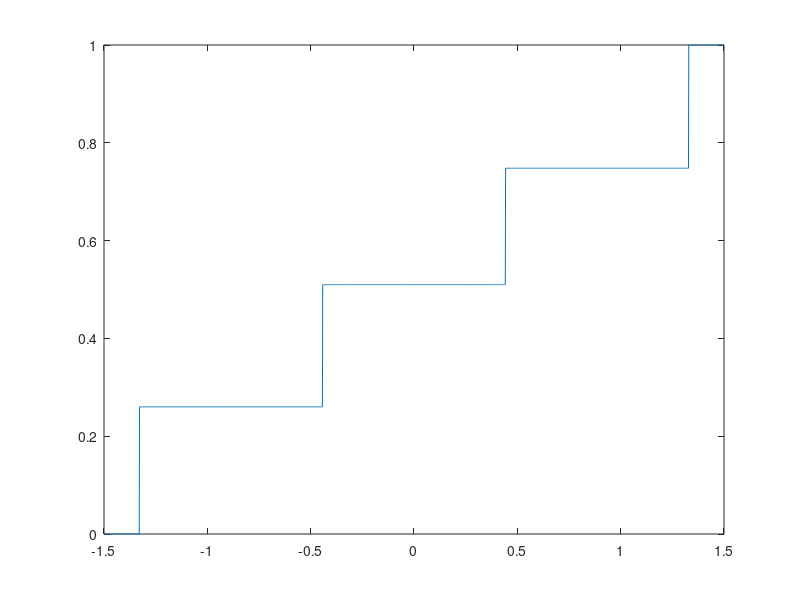

Reproduce this figure in MATLAB. (Note: this script raises an error after producing the figure.)
%% Theoretical F calculation for M-PAM
M=2;
y=[];
b_in = randi([0 M-1], 2000, 1);
x = pammod(b_in, M);
x=x/rms(x);
theoretical_F_2PAM=[];
t_range=linspace(-1.5,1.5,2008);
for t=1:length(t_range)
    temp=x<=t_range(t);
    temp_avg=mean(temp);
    theoretical_F_2PAM(t)=temp_avg;
end
plot(t_range,theoretical_F_2PAM)

M=4;
y=[];
b_in = randi([0 M-1], 2000, 1);
x = pammod(b_in, M);
x=x/rms(x);
theoretical_F_4PAM=[];
t_range=linspace(-1.5,1.5,2008);
for t=1:length(t_range)
    temp=x<=t_range(t);
    temp_avg=mean(temp);
    theoretical_F_4PAM(t)=temp_avg;
end
plot(t_range,theoretical_F_4PAM)
%% Theoretical F calculation for M-QAM
M=4;
b_in = randi([0 1], log2(M)*2000, 1);
x = qammod(b_in, M,'InputType','bit','UnitAveragePower', true);
theoretical_F_4QAM=[];
t_range=linspace(-1.5,1.5,2008);
for t=1:length(t_range)
    temp=x<=t_range(t);
    temp_avg=mean(temp);
    theoretical_F_4QAM(t)=temp_avg;
end
plot(t_range,theoretical_F_4QAM)

M=16;
y=[];
b_in = randi([0 1], log2(M)*2000, 1);
x = qammod(b_in, M,'InputType','bit','UnitAveragePower', true);
theoretical_F_16QAM=[];
t_range=linspace(-1.5,1.5,2008);
for t=1:length(t_range)
    temp=x<=t_range(t);
    temp_avg=mean(temp);
    theoretical_F_16QAM(t)=temp_avg;
end
plot(t_range,theoretical_F_16QAM)
%%
fc=2*10^6;
fs=4*10^6;
Ts=1/fs;
Nm=8000;

SNR_range=0:20;
MQAM_range=[4,16];
MPAM_range=[2,4];
V=[1 0 0 0 0 0; 1 1 0 1 0 1; 1 0 1 0 1 0];
t_range=linspace(-1.5,1.5,2008);
fin_prob=[];
gamma=-0.2;
for s=1:length(SNR_range)
    disp(s)
    SNR_lin=10^(SNR_range(s)/10);
    confusionmatrix=zeros(5);
    for m=1:100
        input_type = randi([1 5]); % OFDM:1, 4-QAM:2, 16-QAM:3, 4-PAM:4, 8-PAM:5
%         input_type=3;
        if input_type==1
            %OFDM
            for o=1:2:49
                for k=1:64
                    b_in(o:o+1,k) = randi([0 1], log2(4)*1, 1);
                    Xk((o+1)/2,k) = qammod(b_in(o:o+1,k), 4, 'InputType', 'bit', 'UnitAveragePower', true);
                end
            end
            for o=1:25
                Xkifft(o,:)= ifft(Xk(o,:), 64);
                xdatacp(o,:)=[Xkifft(o,end-16+1:end) Xkifft(o,:)];
            end
            xdata=[];
            for i=1:25
                xdata=[xdata xdatacp(i,:)];
            end
            xdata=upsample(xdata,4);
            y=[];
            for n=1:length(xdata)
                noise = sqrt(rms(xdata(n)*exp(1j*2*pi*fc*n*Ts))^2/(2*SNR_lin))*(randn(size(xdata(n)*exp(1j*2*pi*fc*n*Ts))) + 1j* randn(size(xdata(n)*exp(1j*2*pi*fc*n*Ts))));
                y(n)=xdata(n)*exp(1j*2*pi*fc*n*Ts)+noise;
            end

        elseif input_type==2
            % 4-QAM
%             disp('TX MQAM')
            M=4;
%             fprintf('The tx modulation level is %d \n',M)
            y=[];
            b_in = randi([0 1], log2(M)*2000, 1);
            x = qammod(b_in, M,'InputType','bit','UnitAveragePower', true);

            xpow=rms(x);
            x_upsampled=upsample(x,4);

            filtr=rcosdesign(0.5,8,4);
            filtr=filtr/norm(filtr);
            filtpow=rms(filtr);

            x_filtered = conv(x_upsampled,filtr);
            x_filtered = x_filtered/rms(x_filtered);
            x_fipow=rms(x_filtered);
            % x_filteredpow=rms(x_filtered);

            for n=1:length(x_filtered)
                noise = sqrt(rms(x_filtered(n)*exp(1j*2*pi*fc*n*Ts))^2/(SNR_lin))*(randn(size(x_filtered(n)*exp(1j*2*pi*fc*n*Ts))) + 1j* randn(size(x_filtered(n)*exp(1j*2*pi*fc*n*Ts))));
                y(n)=x_filtered(n)*exp(1j*2*pi*fc*n*Ts)+noise;
            end
            
        elseif input_type==3
            % 16-QAM
%             disp('TX MQAM')
            M=16;
            y=[];
            b_in = randi([0 1], log2(M)*2000, 1);
            x = qammod(b_in, M,'InputType','bit','UnitAveragePower', true);

            xpow=rms(x);
            x_upsampled=upsample(x,4);

            filtr=rcosdesign(0.5,8,4);
            filtr=filtr/norm(filtr);
            filtpow=rms(filtr);

            x_filtered = conv(x_upsampled,filtr);
            x_filtered = x_filtered/rms(x_filtered);
            x_fipow=rms(x_filtered);
            % x_filteredpow=rms(x_filtered);

            for n=1:length(x_filtered)
                noise = sqrt(rms(x_filtered(n)*exp(1j*2*pi*fc*n*Ts))^2/(SNR_lin))*(randn(size(x_filtered(n)*exp(1j*2*pi*fc*n*Ts))) + 1j* randn(size(x_filtered(n)*exp(1j*2*pi*fc*n*Ts))));
                y(n)=x_filtered(n)*exp(1j*2*pi*fc*n*Ts)+noise;

            end

        elseif input_type==4
            % 2-PAM
            y=[];
            M=2;
            b_in = randi([0 M-1], 2000, 1);
            x = pammod(b_in, M);
            x=x/rms(x);
            xpow=rms(x);
            x_upsampled=upsample(x,4);

            filtr=rcosdesign(0.5,8,4);
            filtr=filtr/norm(filtr);
            x_filtered = conv(x_upsampled,filtr);
            x_filtered=x_filtered/rms(x_filtered);
            x_fipow=rms(x_filtered);

            for n=1:length(x_filtered)
                noise = sqrt(rms(x_filtered(n)*exp(1j*2*pi*fc*n*Ts))^2/(2*SNR_lin))*(randn(size(x_filtered(n)*exp(1j*2*pi*fc*n*Ts))) + 1j* randn(size(x_filtered(n)*exp(1j*2*pi*fc*n*Ts))));
                y(n)=x_filtered(n)*exp(1j*2*pi*fc*n*Ts)+noise;
            end

        elseif input_type==5
            % 4-PAM
            M=4;
            b_in = randi([0 M-1], 2000, 1);
            x = pammod(b_in, M);
            x=x/rms(x);
            x_upsampled=upsample(x,4);

            filtr=rcosdesign(0.5,8,4);
            filtr=filtr/norm(filtr);
            x_filtered = conv(x_upsampled,filtr);
            x_filtered=x_filtered/rms(x_filtered);
            y=[];
            for n=1:length(x_filtered)
                noise = sqrt(rms(x_filtered(n)*exp(1j*2*pi*fc*n*Ts))^2/(2*SNR_lin))*(randn(size(x_filtered(n)*exp(1j*2*pi*fc*n*Ts))) + 1j* randn(size(x_filtered(n)*exp(1j*2*pi*fc*n*Ts))));
                y(n)=x_filtered(n)*exp(1j*2*pi*fc*n*Ts)+noise;
            end

        end
        
        C20=mean(y(1:Nm).^2);
        C21=mean(abs(y(1:Nm).^2));
        C42=mean(abs(y(1:Nm)).^4)-abs(C20)^2-2*C21^2;

        if C42>gamma
            confusionmatrix(input_type,1)=confusionmatrix(input_type,1)+1;
            
        else
            temp_sum=0;
            T=1*10^-6;
            F=[];
            N=2000;
            alpha_set=[1/T,2*fc-1/T,2*fc-1/(2*T),2*fc,2*fc+1/(2*T),2*fc+1/T];
            for alpha=1:6
                temp_sum=0;
                if alpha_set(alpha)==1/T
                    for n=0:N-1
                        temp_sum=temp_sum+(y(n+1)*conj(y(n+1))*exp(-1j*2*pi*alpha_set(alpha)*n*Ts));
                    end
                    temp_avg=temp_sum/N;
                    F=[F abs(temp_avg)];
                else
                    for n=0:N-1
                        temp_sum=temp_sum+(y(n+1)*y(n+1)*exp(-1j*2*pi*alpha_set(alpha)*n*Ts));
                    end
                    temp_avg=temp_sum/N;
                    F=[F abs(temp_avg)];
                end
            end
            Fbar=F./norm(F);
            
            dist=[];
            for i=1:3
                dist=[dist (norm(Fbar-V(i,:)./norm(V(i,:))))^2];
            end
            [value, index]=min(dist);
            
            y=downsample(y,4);
            if index==1
%                 disp('Rx MQAM')
                %QAM detected
                fun=[];
                t_range=linspace(-1.5,1.5,2008);
                for t=1:length(t_range)
                    temp=x<=t_range(t);
                    temp_avg=mean(temp);
                    fun(t)=temp_avg;
                end

                dist=[];
                dist=[dist norm(fun-theoretical_F_4QAM)];
                dist=[dist norm(fun-theoretical_F_16QAM)];
                [dist_val, dist_index]=min(dist);
        
%                 fprintf('The rx modulation level is %d \n',M_range(dist_index))
                
%                 fprintf('The rx modulation level is %d \n',MQAM_range(dist_index))
                if MQAM_range(dist_index)==4
                    confusionmatrix(input_type,2)=confusionmatrix(input_type,2)+1;
                elseif MQAM_range(dist_index)==16
                    confusionmatrix(input_type,3)=confusionmatrix(input_type,3)+1;
                end

            elseif index==2
%                 disp('Rx MPAM')
                %PAM detected
                fun=[];
                for t=1:length(t_range)
                    temp=y<=t_range(t);
                    temp_avg=mean(temp);
                    fun(t)=temp_avg;
                end

                dist=[];
                dist=[dist norm(fun-theoretical_F_2PAM)];
                dist=[dist norm(fun-theoretical_F_4PAM)];
                [dist_val, dist_index]=min(dist);
                
                if MPAM_range(dist_index)==2
                    confusionmatrix(input_type,4)=confusionmatrix(input_type,4)+1;
                elseif MPAM_range(dist_index)==4
                    confusionmatrix(input_type,5)=confusionmatrix(input_type,5)+1;
                end
            end
        end
    end
    prob_matrix=diag(1./sum(confusionmatrix,2))*confusionmatrix;
    if mod(SNR_range(s),10)==0
        fprintf('The confusion matrix for SNR %d dB and \x03b3=%.1f is \n',SNR_range(s),gamma);
        T = array2table(prob_matrix,'VariableNames',{'OFDM','4-QAM','16-QAM','2-PAM','4-PAM'},'RowNames',{'OFDM','4-QAM','16-QAM','2-PAM','4-PAM'});
        disp(T)
    end
    fin_prob=[fin_prob trace(prob_matrix)/5];
    
end
%%
plot(SNR_range,fin_prob,'linewidth',2)
xlabel('SNR (dB)','FontSize',13), ylabel('Probability of Classification','FontSize',13)
titl=sprintf('Performance of the entire classifier for \x03b3 = %.1f and Nm=%d',gamma,Nm);
title(titl,'FontSize',15)